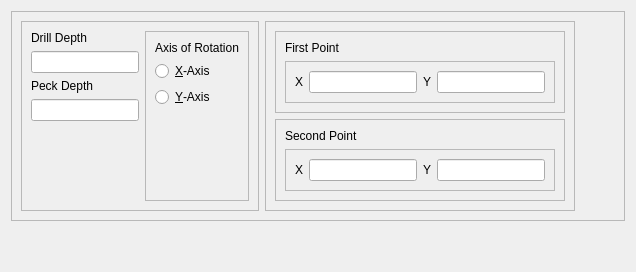
     <widget class="QWidget" name="page_2">
      <layout class="QVBoxLayout" name="verticalLayout_13">
       <item>
        <widget class="QFrame" name="frame_14">
         <property name="frameShape">
          <enum>QFrame::StyledPanel</enum>
         </property>
         <property name="frameShadow">
          <enum>QFrame::Raised</enum>
         </property>
         <layout class="QHBoxLayout" name="horizontalLayout_5">
          <item>
           <widget class="QFrame" name="frame_6">
            <property name="frameShape">
             <enum>QFrame::StyledPanel</enum>
            </property>
            <property name="frameShadow">
             <enum>QFrame::Raised</enum>
            </property>
            <layout class="QHBoxLayout" name="horizontalLayout_4">
             <item>
              <layout class="QVBoxLayout" name="verticalLayout_15">
               <item>
                <widget class="QLabel" name="registrationDrillDepthL">
                 <property name="text">
                  <string>Drill Depth</string>
                 </property>
                </widget>
               </item>
               <item>
                <widget class="QLineEdit" name="registrationDrillDepthE">
                 <property name="toolTip">
                  <string>Depth for the drill point.
Value is relative to the origin
defined on the project page.
The actual depth will be the
origin minus the value in this field.</string>
                 </property>
                </widget>
               </item>
               <item>
                <widget class="QLabel" name="registrationPeckDepthL">
                 <property name="text">
                  <string>Peck Depth</string>
                 </property>
                </widget>
               </item>
               <item>
                <widget class="QLineEdit" name="registrationPeckDepthE">
                 <property name="toolTip">
                  <string>Defines how far the machine will plunge
into the material on each peck. For each
peck, the spindle raises to the Safe Height and then
drills to the Peck Depth plus the depth
on the previous peck. The last
peck drills to the depth defined in the
&quot;Drill Depth&quot; field.</string>
                 </property>
                </widget>
               </item>
               <item>
                <spacer name="verticalSpacer_3">
                 <property name="orientation">
                  <enum>Qt::Vertical</enum>
                 </property>
                 <property name="sizeHint" stdset="0">
                  <size>
                   <width>20</width>
                   <height>40</height>
                  </size>
                 </property>
                </spacer>
               </item>
              </layout>
             </item>
             <item>
              <widget class="QFrame" name="frame_15">
               <property name="frameShape">
                <enum>QFrame::StyledPanel</enum>
               </property>
               <property name="frameShadow">
                <enum>QFrame::Raised</enum>
               </property>
               <layout class="QVBoxLayout" name="verticalLayout_6">
                <item>
                 <widget class="QLabel" name="registrationAORL">
                  <property name="text">
                   <string>Axis of Rotation</string>
                  </property>
                 </widget>
                </item>
                <item>
                 <layout class="QVBoxLayout" name="registrationAxisG">
                  <item>
                   <widget class="QRadioButton" name="registrationXAxisRB">
                    <property name="toolTip">
                     <string>If selected, the workpiece will be flipped
around the x-axis to cut the opposite side.</string>
                    </property>
                    <property name="text">
                     <string>&amp;X-Axis</string>
                    </property>
                   </widget>
                  </item>
                  <item>
                   <widget class="QRadioButton" name="registrationYAxisRB">
                    <property name="toolTip">
                     <string>If selected, the workpiece will be flipped
around the y-axis to cut the opposite side.</string>
                    </property>
                    <property name="text">
                     <string>&amp;Y-Axis</string>
                    </property>
                   </widget>
                  </item>
                 </layout>
                </item>
                <item>
                 <spacer name="verticalSpacer_2">
                  <property name="orientation">
                   <enum>Qt::Vertical</enum>
                  </property>
                  <property name="sizeHint" stdset="0">
                   <size>
                    <width>20</width>
                    <height>40</height>
                   </size>
                  </property>
                 </spacer>
                </item>
               </layout>
              </widget>
             </item>
            </layout>
           </widget>
          </item>
          <item>
           <widget class="QFrame" name="frame_13">
            <property name="frameShape">
             <enum>QFrame::StyledPanel</enum>
            </property>
            <property name="frameShadow">
             <enum>QFrame::Raised</enum>
            </property>
            <layout class="QVBoxLayout" name="verticalLayout_12">
             <item>
              <widget class="QFrame" name="frame_8">
               <property name="frameShape">
                <enum>QFrame::StyledPanel</enum>
               </property>
               <property name="frameShadow">
                <enum>QFrame::Raised</enum>
               </property>
               <layout class="QVBoxLayout" name="verticalLayout_11">
                <item>
                 <widget class="QLabel" name="label_13">
                  <property name="text">
                   <string>First Point</string>
                  </property>
                 </widget>
                </item>
                <item>
                 <widget class="QFrame" name="frame_2">
                  <property name="frameShape">
                   <enum>QFrame::StyledPanel</enum>
                  </property>
                  <property name="frameShadow">
                   <enum>QFrame::Raised</enum>
                  </property>
                  <layout class="QHBoxLayout" name="horizontalLayout_2">
                   <item>
                    <widget class="QLabel" name="registrationFirstXL">
                     <property name="text">
                      <string>X</string>
                     </property>
                    </widget>
                   </item>
                   <item>
                    <widget class="QLineEdit" name="registrationFirstXE">
                     <property name="toolTip">
                      <string>X coordinate (relative to origin) of the first point.</string>
                     </property>
                    </widget>
                   </item>
                   <item>
                    <widget class="QLabel" name="registrationFirstYL">
                     <property name="text">
                      <string>Y</string>
                     </property>
                    </widget>
                   </item>
                   <item>
                    <widget class="QLineEdit" name="registrationFirstYE">
                     <property name="toolTip">
                      <string>Y coordinate (relative to origin) of the first point.</string>
                     </property>
                    </widget>
                   </item>
                  </layout>
                 </widget>
                </item>
               </layout>
              </widget>
             </item>
             <item>
              <widget class="QFrame" name="frame_7">
               <property name="frameShape">
                <enum>QFrame::StyledPanel</enum>
               </property>
               <property name="frameShadow">
                <enum>QFrame::Raised</enum>
               </property>
               <layout class="QVBoxLayout" name="verticalLayout_10">
                <item>
                 <widget class="QLabel" name="label_16">
                  <property name="text">
                   <string>Second Point</string>
                  </property>
                 </widget>
                </item>
                <item>
                 <widget class="QFrame" name="frame_3">
                  <property name="frameShape">
                   <enum>QFrame::StyledPanel</enum>
                  </property>
                  <property name="frameShadow">
                   <enum>QFrame::Raised</enum>
                  </property>
                  <layout class="QHBoxLayout" name="horizontalLayout_3">
                   <item>
                    <widget class="QLabel" name="registrationSecondXL">
                     <property name="text">
                      <string>X</string>
                     </property>
                    </widget>
                   </item>
                   <item>
                    <widget class="QLineEdit" name="registrationSecondXE">
                     <property name="toolTip">
                      <string>X coordinate (relative to origin) of the second point.</string>
                     </property>
                    </widget>
                   </item>
                   <item>
                    <widget class="QLabel" name="registrationSecondYL">
                     <property name="text">
                      <string>Y</string>
                     </property>
                    </widget>
                   </item>
                   <item>
                    <widget class="QLineEdit" name="registrationSecondYE">
                     <property name="toolTip">
                      <string>Y coordinate (relative to origin) of the second point.</string>
                     </property>
                    </widget>
                   </item>
                  </layout>
                 </widget>
                </item>
               </layout>
              </widget>
             </item>
            </layout>
           </widget>
          </item>
          <item>
           <spacer name="horizontalSpacer">
            <property name="orientation">
             <enum>Qt::Horizontal</enum>
            </property>
            <property name="sizeHint" stdset="0">
             <size>
              <width>40</width>
              <height>20</height>
             </size>
            </property>
           </spacer>
          </item>
         </layout>
        </widget>
       </item>
       <item>
        <spacer name="verticalSpacer_4">
         <property name="orientation">
          <enum>Qt::Vertical</enum>
         </property>
         <property name="sizeHint" stdset="0">
          <size>
           <width>20</width>
           <height>40</height>
          </size>
         </property>
        </spacer>
       </item>
      </layout>
     </widget>
